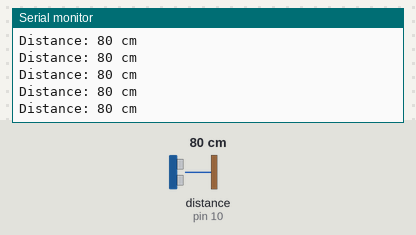
Bench run of a sketch on a simulated Arduino Uno, built with avr-gcc and run on an emulated ATmega328P. Shown: the last lines printed to the serial monitor. Wiring (inferred from the names in the program): ultrasonic range finder: trigger pin 9; echo pin 10. The test bench sets the inputs (shaded band); at power-on: distance to the obstacle (sensor on pin 10) 80 cm. The echo pulse lasts 58.3 µs per cm.

Above: at 1.2 s.
1.3 s: distance to the obstacle (sensor on pin 10) set to 4 cm
At 1.38 s:
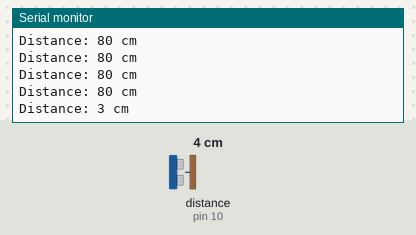
4.3 s: distance to the obstacle (sensor on pin 10) set to 2 cm
At 4.3 s:
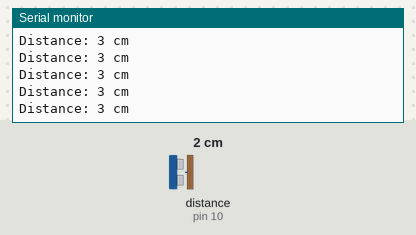
Timing chart, 0 to 7.3 s (numbered marks = the images above; inputs shaded):
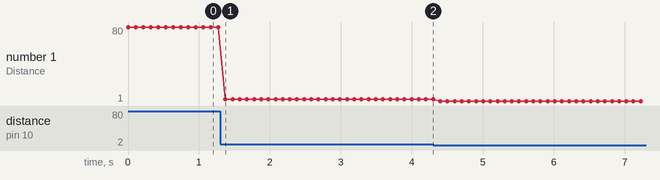

The sketch:

Lesson_11_Starter_Code.ino
```cpp
// Lesson 11: Ultrasonic Sensor - Basic Distance Reading
// Starter Code for Lab Exercises

// HC-SR04 pin definitions
const int trigPin = 9;
const int echoPin = 10;

void setup() {
  Serial.begin(115200);
  pinMode(trigPin, OUTPUT);
  pinMode(echoPin, INPUT);
  Serial.println("Ultrasonic Sensor Ready!");
}

void loop() {
  long distance = getDistance();

  Serial.print("Distance: ");
  Serial.print(distance);
  Serial.println(" cm");

  delay(100);
}

long getDistance() {
  // Send trigger pulse
  digitalWrite(trigPin, LOW);
  delayMicroseconds(2);
  digitalWrite(trigPin, HIGH);
  delayMicroseconds(10);
  digitalWrite(trigPin, LOW);

  // Read echo pulse duration
  long duration = pulseIn(echoPin, HIGH);

  // Convert to distance in cm
  long distance = duration / 58;

  return distance;
}
```

Measured:
- after the input at 1.3 s, the serial monitor: prints a new line after 0.07 s (image 1)
- plotted number 1: 80 → 3 after the input at 1.3 s, 3 → 1 after the input at 4.3 s
